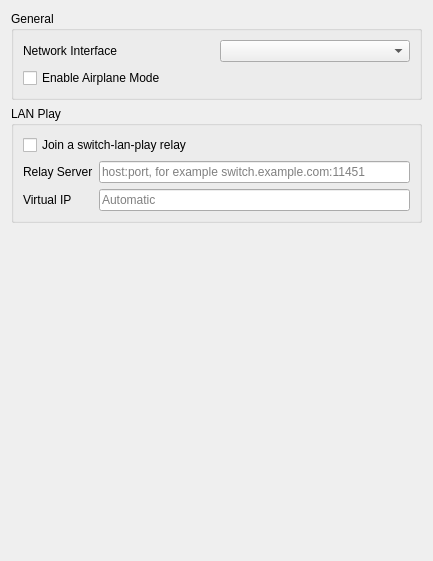
<?xml version="1.0" encoding="UTF-8"?>
<ui version="4.0">
 <class>ConfigureNetwork</class>
 <widget class="QWidget" name="ConfigureNetwork">
  <property name="geometry">
   <rect>
    <x>0</x>
    <y>0</y>
    <width>433</width>
    <height>561</height>
   </rect>
  </property>
  <property name="windowTitle">
   <string>Form</string>
  </property>
  <property name="accessibleName">
   <string>Network</string>
  </property>
  <layout class="QVBoxLayout" name="verticalLayout">
   <item>
    <layout class="QVBoxLayout" name="verticalLayout_3">
     <item>
      <widget class="QGroupBox" name="groupBox_2">
       <property name="title">
        <string>General</string>
       </property>
       <layout class="QGridLayout" name="gridLayout_2">
        <item row="1" column="1">
         <widget class="QComboBox" name="network_interface"/>
        </item>
        <item row="1" column="0">
         <widget class="QLabel" name="label_4">
          <property name="text">
           <string>Network Interface</string>
          </property>
         </widget>
        </item>
        <item row="2" column="0" colspan="2">
         <widget class="QCheckBox" name="airplane_mode">
          <property name="text">
           <string>Enable Airplane Mode</string>
          </property>
         </widget>
        </item>
       </layout>
      </widget>
     </item>
     <item>
      <widget class="QGroupBox" name="lan_play_group">
       <property name="title">
        <string>LAN Play</string>
       </property>
       <layout class="QGridLayout" name="lan_play_layout">
        <item row="0" column="0" colspan="2">
         <widget class="QCheckBox" name="lan_play_enabled">
          <property name="text">
           <string>Join a switch-lan-play relay</string>
          </property>
          <property name="toolTip">
           <string>Makes the emulated console behave like a Switch connected to a switch-lan-play relay. No second PC, external client, virtual adapter or host routing change is needed. Games that support local wireless multiplayer can then see every other player on the same relay.</string>
          </property>
         </widget>
        </item>
        <item row="1" column="0">
         <widget class="QLabel" name="lan_play_server_label">
          <property name="text">
           <string>Relay Server</string>
          </property>
         </widget>
        </item>
        <item row="1" column="1">
         <widget class="QLineEdit" name="lan_play_server">
          <property name="placeholderText">
           <string>host:port, for example switch.example.com:11451</string>
          </property>
          <property name="toolTip">
           <string>Address of the relay to join. The port defaults to 11451 when omitted. If the relay requires a login, use user:password@host:port.</string>
          </property>
         </widget>
        </item>
        <item row="2" column="0">
         <widget class="QLabel" name="lan_play_virtual_ip_label">
          <property name="text">
           <string>Virtual IP</string>
          </property>
         </widget>
        </item>
        <item row="2" column="1">
         <widget class="QLineEdit" name="lan_play_virtual_ip">
          <property name="placeholderText">
           <string>Automatic</string>
          </property>
          <property name="toolTip">
           <string>Address the emulated console presents on the relay. Leave empty to pick one automatically inside 10.13.0.0/16. The host keeps its own address either way.</string>
          </property>
         </widget>
        </item>
       </layout>
      </widget>
     </item>
    </layout>
   </item>
   <item>
    <spacer name="verticalSpacer">
     <property name="orientation">
      <enum>Qt::Orientation::Vertical</enum>
     </property>
     <property name="sizeHint" stdset="0">
      <size>
       <width>20</width>
       <height>40</height>
      </size>
     </property>
    </spacer>
   </item>
  </layout>
 </widget>
 <resources/>
 <connections/>
</ui>
